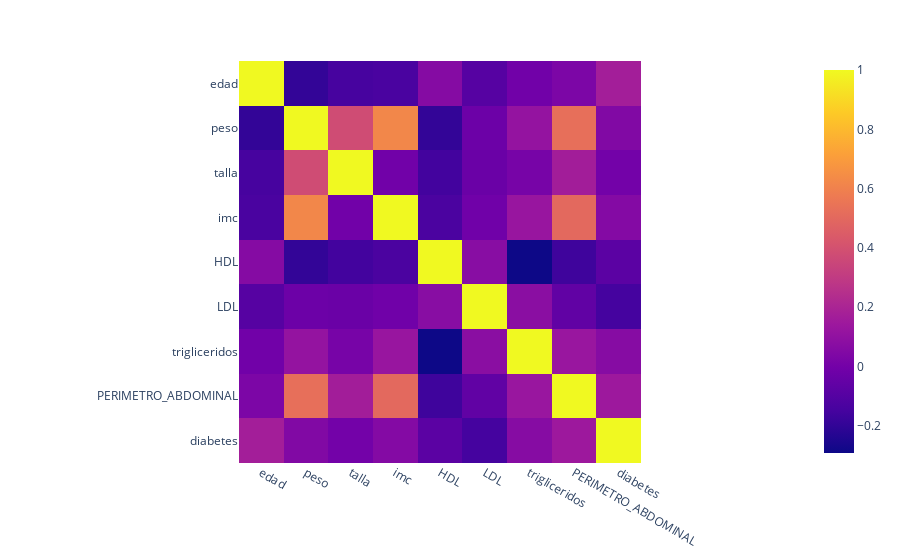

The notebook cell this image was saved under:
### Code cell
px.imshow(data[variables_numericas].corr(method = 'kendall'))

### Figure 1 — Plotly figure (JSON) as saved in the notebook; plotly's stock layout.template omitted (floating-point values rounded to 4 significant figures)
{"data": [{"coloraxis": "coloraxis", "hovertemplate": "x: %{x}<br>y: %{y}<br>color: %{z}<extra></extra>", "name": "0", "type": "heatmap", "x": ["edad", "peso", "talla", "imc", "HDL", "LDL", "trigliceridos", "PERIMETRO_ABDOMINAL", "diabetes"], "xaxis": "x", "y": ["edad", "peso", "talla", "imc", "HDL", "LDL", "trigliceridos", "PERIMETRO_ABDOMINAL", "diabetes"], "yaxis": "y", "z": [[1, -0.1957, -0.1453, -0.136, 0.06207, -0.09526, -0.007278, 0.03041, 0.1708], [-0.1957, 1, 0.3783, 0.623, -0.1946, -0.02404, 0.1132, 0.528, 0.0474], [-0.1453, 0.3783, 1, -0.008412, -0.1563, -0.02951, 0.01394, 0.1669, -0.001076], [-0.136, 0.623, -0.008412, 1, -0.1306, -0.01039, 0.127, 0.5023, 0.05625], [0.06207, -0.1946, -0.1563, -0.1306, 1, 0.07081, -0.2914, -0.1666, -0.08003], [-0.09526, -0.02404, -0.02951, -0.01039, 0.07081, 1, 0.07814, -0.06068, -0.1492], [-0.007278, 0.1132, 0.01394, 0.127, -0.2914, 0.07814, 1, 0.1298, 0.06521], [0.03041, 0.528, 0.1669, 0.5023, -0.1666, -0.06068, 0.1298, 1, 0.1421], [0.1708, 0.0474, -0.001076, 0.05625, -0.08003, -0.1492, 0.06521, 0.1421, 1]]}], "layout": {"coloraxis": {"colorscale": [[0, "#0d0887"], [0.1111, "#46039f"], [0.2222, "#7201a8"], [0.3333, "#9c179e"], [0.4444, "#bd3786"], [0.5556, "#d8576b"], [0.6667, "#ed7953"], [0.7778, "#fb9f3a"], [0.8889, "#fdca26"], [1, "#f0f921"]]}, "margin": {"t": 60}, "xaxis": {"anchor": "y", "constrain": "domain", "domain": [0, 1], "scaleanchor": "y"}, "yaxis": {"anchor": "x", "autorange": "reversed", "constrain": "domain", "domain": [0, 1]}}}
